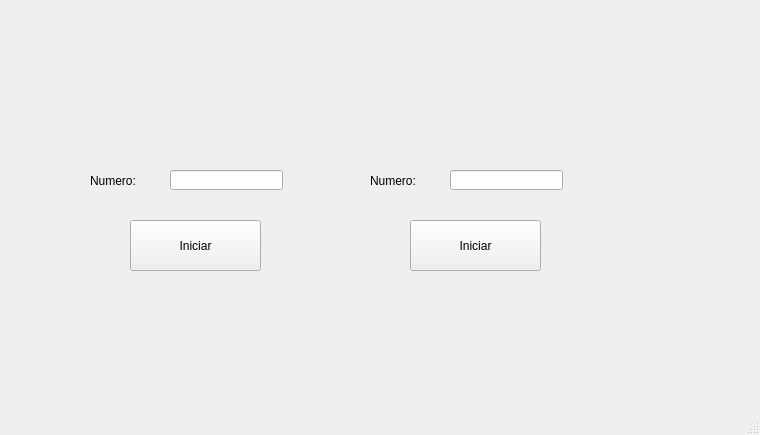
<?xml version="1.0" encoding="UTF-8"?>
<ui version="4.0">
 <class>MainWindow</class>
 <widget class="QMainWindow" name="MainWindow">
  <property name="geometry">
   <rect>
    <x>0</x>
    <y>0</y>
    <width>760</width>
    <height>435</height>
   </rect>
  </property>
  <property name="windowTitle">
   <string>MainWindow</string>
  </property>
  <widget class="QWidget" name="centralwidget">
   <widget class="QLabel" name="label">
    <property name="geometry">
     <rect>
      <x>90</x>
      <y>170</y>
      <width>61</width>
      <height>21</height>
     </rect>
    </property>
    <property name="text">
     <string>Numero:</string>
    </property>
   </widget>
   <widget class="QLineEdit" name="txt_numero">
    <property name="geometry">
     <rect>
      <x>170</x>
      <y>170</y>
      <width>113</width>
      <height>20</height>
     </rect>
    </property>
   </widget>
   <widget class="QPushButton" name="btn_iniciar">
    <property name="geometry">
     <rect>
      <x>130</x>
      <y>220</y>
      <width>131</width>
      <height>51</height>
     </rect>
    </property>
    <property name="text">
     <string>Iniciar</string>
    </property>
   </widget>
   <widget class="QLabel" name="txt_contador">
    <property name="geometry">
     <rect>
      <x>110</x>
      <y>290</y>
      <width>151</width>
      <height>81</height>
     </rect>
    </property>
    <property name="text">
     <string/>
    </property>
   </widget>
   <widget class="QLabel" name="label_3">
    <property name="geometry">
     <rect>
      <x>370</x>
      <y>170</y>
      <width>61</width>
      <height>21</height>
     </rect>
    </property>
    <property name="text">
     <string>Numero:</string>
    </property>
   </widget>
   <widget class="QLabel" name="txt_contador_2">
    <property name="geometry">
     <rect>
      <x>380</x>
      <y>290</y>
      <width>151</width>
      <height>81</height>
     </rect>
    </property>
    <property name="text">
     <string/>
    </property>
   </widget>
   <widget class="QLineEdit" name="txt_numero_2">
    <property name="geometry">
     <rect>
      <x>450</x>
      <y>170</y>
      <width>113</width>
      <height>20</height>
     </rect>
    </property>
   </widget>
   <widget class="QPushButton" name="btn_iniciar_2">
    <property name="geometry">
     <rect>
      <x>410</x>
      <y>220</y>
      <width>131</width>
      <height>51</height>
     </rect>
    </property>
    <property name="text">
     <string>Iniciar</string>
    </property>
   </widget>
   <widget class="QLabel" name="label_2">
    <property name="geometry">
     <rect>
      <x>20</x>
      <y>20</y>
      <width>161</width>
      <height>121</height>
     </rect>
    </property>
    <property name="text">
     <string/>
    </property>
    <property name="pixmap">
     <pixmap resource="../recursos.qrc">:/Logos/Imagenes/fians.png</pixmap>
    </property>
    <property name="scaledContents">
     <bool>true</bool>
    </property>
   </widget>
   <widget class="QLabel" name="label_4">
    <property name="geometry">
     <rect>
      <x>590</x>
      <y>30</y>
      <width>141</width>
      <height>101</height>
     </rect>
    </property>
    <property name="text">
     <string/>
    </property>
    <property name="pixmap">
     <pixmap resource="../recursos.qrc">:/Logos/Imagenes/uat-solo-chico.png</pixmap>
    </property>
    <property name="scaledContents">
     <bool>true</bool>
    </property>
   </widget>
   <widget class="QLabel" name="label_5">
    <property name="geometry">
     <rect>
      <x>600</x>
      <y>270</y>
      <width>131</width>
      <height>111</height>
     </rect>
    </property>
    <property name="text">
     <string/>
    </property>
    <property name="pixmap">
     <pixmap resource="../recursos.qrc">:/Variadas/Imagenes/LogoEquipo.jpeg</pixmap>
    </property>
    <property name="scaledContents">
     <bool>true</bool>
    </property>
   </widget>
  </widget>
  <widget class="QMenuBar" name="menubar">
   <property name="geometry">
    <rect>
     <x>0</x>
     <y>0</y>
     <width>760</width>
     <height>22</height>
    </rect>
   </property>
  </widget>
  <widget class="QStatusBar" name="statusbar"/>
 </widget>
 <resources>
  <include location="../recursos.qrc"/>
  <include location="../recursos.qrc"/>
 </resources>
 <connections/>
</ui>
